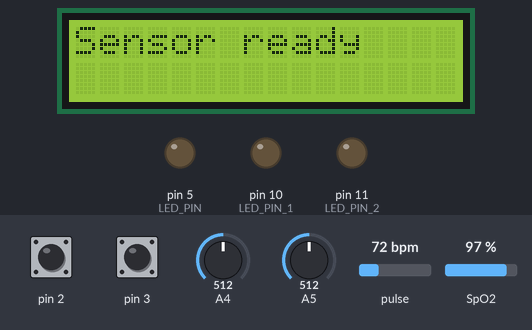
Simulated run of this sketch. Board: Arduino Uno, built with avr-gcc and run on an emulated ATmega328P. Shown: 16×2 character LCD, output pins drawn as LEDs (lit = HIGH). The test bench sets the inputs (shaded band); at power-on: pin 2 HIGH, pulse 72 bpm, pin 3 HIGH, A4 = 512, A5 = 512, SpO2 97 %. What the sketch prints to the serial monitor is not drawn.

Above: at 1.2 s.
1.3 s: pin 2 pulled LOW for 0.15 s
At 2.6 s:
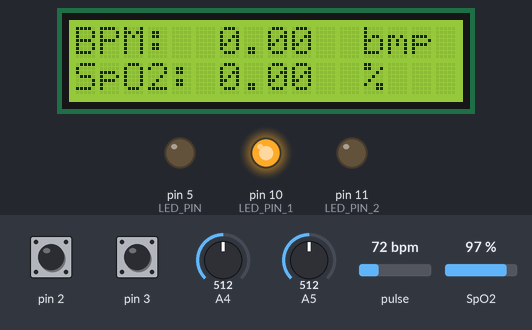
4.4 s: pulse set to 42 bpm
At 5.7 s:
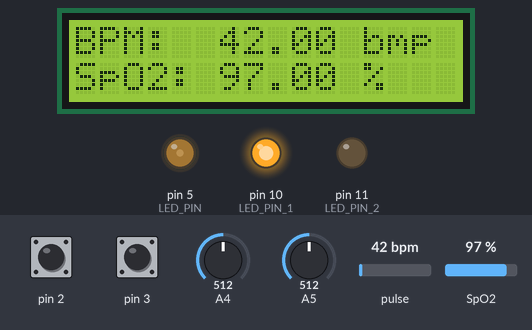
6.0 s: pin 3 pulled LOW for 0.15 s
At 7.2 s:
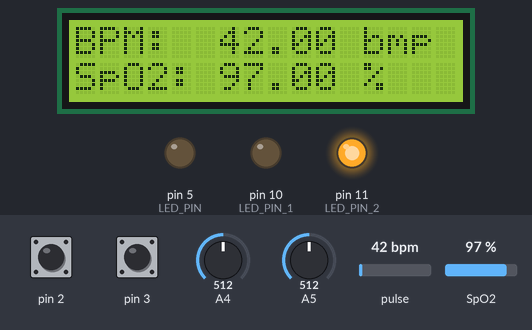
7.6 s: pin 2 pulled LOW for 1 s
At 8.7 s:
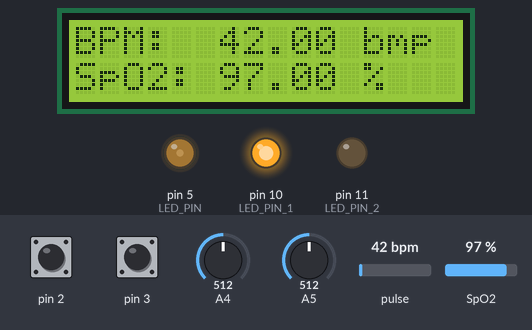
10.1 s: pulse set to 100 bpm
At 12.0 s:
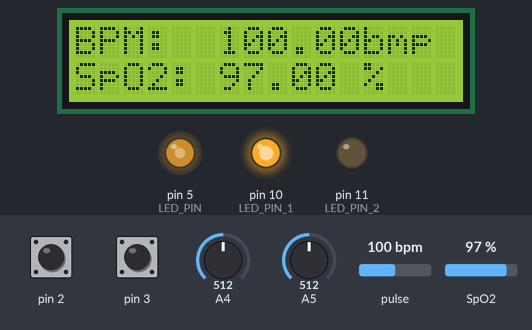
12.3 s: pulse set to 158 bpm
At 13.7 s:
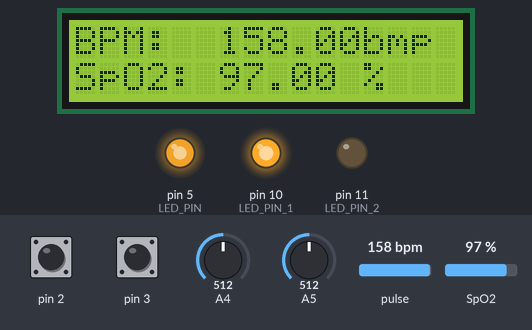
Timing chart, 0 to 15.3 s (numbered marks = the images above; inputs shaded):
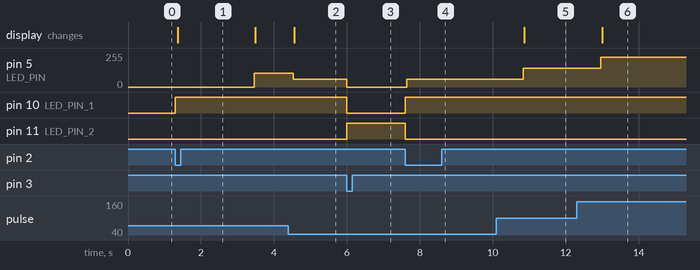

The sketch:

sketch_mar7a.ino
```cpp
#include "Wire.h"
#include "MAX30100_PulseOximeter.h"
#include "LiquidCrystal_I2C.h"

#define REPORTING_PERIOD_MS 1000

PulseOximeter pox;
uint32_t tsLastReport = 0;
float heartRate = 0.0;
float spo2 = 0.0;

#define LCD_ADDRESS 0x27
#define LCD_COLUMNS 16
#define LCD_ROWS 2

#define LED_PIN_1 10  // Chân digital để kích hoạt đèn 1
#define LED_PIN_2 11  // Chân digital để kích hoạt đèn 2
#define LED_PIN 5
#define THRESHOLD_MIN 0 // Ngưỡng nhịp tim
#define THRESHOLD_MAX 180

LiquidCrystal_I2C lcd(LCD_ADDRESS, LCD_COLUMNS, LCD_ROWS);
#define BUTTON_PIN_START 2  // Chân của nút nhấn bắt đầu đo nhịp tim
#define BUTTON_PIN_STOP 3   // Chân của nút nhấn dừng đo nhịp tim

bool isMeasuring = false;  // Biến cờ để xác định liệu đang đo nhịp tim hay không


void onBeatDetected() {
  Serial.println("Beat detected!");
}

void setup() {

  Serial.begin(9600);
  lcd.init();
  lcd.backlight();

  // Khởi tạo đèn LED
  pinMode(LED_PIN, OUTPUT);
  pinMode(LED_PIN_1, OUTPUT);
  pinMode(LED_PIN_2, OUTPUT);

  // Khởi tạo pulse sensor
  if (!pox.begin()) {
    Serial.println("FAILED");
    lcd.print("Sensor failed");
    for (;;)
      ;
  } else {
    Serial.println("SUCCESS");
    lcd.print("Sensor ready");
  }

  pox.setIRLedCurrent(MAX30100_LED_CURR_7_6MA);  // Thiết lập dòng điện cho đèn LED hồng ngoại

  //pox.setOnBeatDetectedCallback(onBeatDetected);  // Standard beat detection callback
  pinMode(2, INPUT_PULLUP);  // Chân input với điện trở pull-up cho nút bắt đầu đo nhịp tim
  pinMode(3, INPUT_PULLUP);  // Chân input với điện trở pull-up cho nút dừng đo nhịp tim

  attachInterrupt(digitalPinToInterrupt(2), startMeasurement, FALLING);
  attachInterrupt(digitalPinToInterrupt(3), stopMeasurement, FALLING);
}

void loop() {
  pox.update();
  heartRate = pox.getHeartRate();
  spo2 = pox.getSpO2();

  if (isMeasuring) {
    if (millis() - tsLastReport > REPORTING_PERIOD_MS) {
      int analogValueA4 = analogRead(A4);  // Đọc giá trị điện áp từ chân A4
      int analogValueA5 = analogRead(A5);  // Đọc giá trị điện áp từ chân A5

      Serial.print("Analog value from A4: ");
      Serial.println(analogValueA4 * 5.0 / 1023.0);

      Serial.print("Analog value from A5: ");
      Serial.println(analogValueA5 * 5.0 / 1023.0);

      Serial.print("Heart rate: ");
      Serial.print(heartRate);

      Serial.print(" bpm / SpO2: ");
      Serial.print(spo2);
      Serial.println(" %");

      int brightness = map(heartRate, THRESHOLD_MIN, THRESHOLD_MAX, 0, 255);
      analogWrite(LED_PIN, brightness);

      lcd.clear();
      lcd.setCursor(0, 0);
      lcd.print("BPM: ");
      lcd.setCursor(6, 0);
      lcd.print(heartRate);
      lcd.setCursor(12, 0);
      lcd.print("bmp");

      lcd.setCursor(0, 1);
      lcd.print("SpO2: ");
      lcd.setCursor(6, 1);
      lcd.print(spo2);
      lcd.setCursor(12, 1);
      lcd.print("%");

      tsLastReport = millis();
    }
  }
}

void startMeasurement() {
  digitalWrite(LED_PIN_1, HIGH);  // Bật đèn 1
  digitalWrite(LED_PIN_2, LOW);   // Tắt đèn 2
  isMeasuring = true;
  Serial.println("Start: ");
}

void stopMeasurement() {
  digitalWrite(LED_PIN_1, LOW);
  digitalWrite(LED_PIN_2, HIGH);
  isMeasuring = false;
  Serial.println("Stop: ");
  if (digitalRead(LED_PIN) == HIGH) {
    analogWrite(LED_PIN, 0);
  }
}
```

MAX30100_BeatDetector.cpp
```cpp
// (licence header left out)
#include <Arduino.h>

#include "MAX30100_BeatDetector.h"

#ifndef min
#define min(a, b) \
    ({ __typeof__ (a) _a = (a); \
       __typeof__ (b) _b = (b); \
     _a < _b ? _a : _b; })
#endif

BeatDetector::BeatDetector() : state(BEATDETECTOR_STATE_INIT),
                               threshold(BEATDETECTOR_MIN_THRESHOLD),
                               beatPeriod(0),
                               lastMaxValue(0),
                               tsLastBeat(0)
{
}

bool BeatDetector::addSample(float sample)
{
    return checkForBeat(sample);
}

float BeatDetector::getRate()
{
    if (beatPeriod != 0)
    {
        // return 1 / beatPeriod * 1000;
        return 1000 / beatPeriod * 60;
    }
    else
    {
        return 0;
    }
}

float BeatDetector::getCurrentThreshold()
{
    return threshold;
}

bool BeatDetector::checkForBeat(float sample)
{
    bool beatDetected = false;

    switch (state)
    {
    case BEATDETECTOR_STATE_INIT:
        if (millis() > BEATDETECTOR_INIT_HOLDOFF)
        {
            state = BEATDETECTOR_STATE_WAITING;
        }
        break;

    case BEATDETECTOR_STATE_WAITING:
        if (sample > threshold)
        {
            threshold = min(sample, BEATDETECTOR_MAX_THRESHOLD);
            state = BEATDETECTOR_STATE_FOLLOWING_SLOPE;
        }

        // Tracking lost, resetting
        if (millis() - tsLastBeat > BEATDETECTOR_INVALID_READOUT_DELAY)
        {
            beatPeriod = 0;
            lastMaxValue = 0;
        }

        decreaseThreshold();
        break;

    case BEATDETECTOR_STATE_FOLLOWING_SLOPE:
        if (sample < threshold)
        {
            state = BEATDETECTOR_STATE_MAYBE_DETECTED;
        }
        else
        {
            threshold = min(sample, BEATDETECTOR_MAX_THRESHOLD);
        }
        break;

    case BEATDETECTOR_STATE_MAYBE_DETECTED:
        if (sample + BEATDETECTOR_STEP_RESILIENCY < threshold)
        {
            // Found a beat
            beatDetected = true;
            lastMaxValue = sample;
            state = BEATDETECTOR_STATE_MASKING;
            float delta = millis() - tsLastBeat;
            if (delta)
            {
                beatPeriod = BEATDETECTOR_BPFILTER_ALPHA * delta +
                             (1 - BEATDETECTOR_BPFILTER_ALPHA) * beatPeriod;
            }

            tsLastBeat = millis();
        }
        else
        {
            state = BEATDETECTOR_STATE_FOLLOWING_SLOPE;
        }
        break;

    case BEATDETECTOR_STATE_MASKING:
        if (millis() - tsLastBeat > BEATDETECTOR_MASKING_HOLDOFF)
        {
            state = BEATDETECTOR_STATE_WAITING;
        }
        decreaseThreshold();
        break;
    }

    return beatDetected;
}

void BeatDetector::decreaseThreshold()
{
    // When a valid beat rate readout is present, target the
    if (lastMaxValue > 0 && beatPeriod > 0)
    {
        threshold -= lastMaxValue * (1 - BEATDETECTOR_THRESHOLD_FALLOFF_TARGET) /
                     (beatPeriod / BEATDETECTOR_SAMPLES_PERIOD);
    }
    else
    {
        // Asymptotic decay
        threshold *= BEATDETECTOR_THRESHOLD_DECAY_FACTOR;
    }

    if (threshold < BEATDETECTOR_MIN_THRESHOLD)
    {
        threshold = BEATDETECTOR_MIN_THRESHOLD;
    }
}
```

MAX30100_BeatDetector.h
```cpp
// (licence header left out)
#ifndef MAX30100_BEATDETECTOR_H
#define MAX30100_BEATDETECTOR_H

#include <stdint.h>

#define BEATDETECTOR_INIT_HOLDOFF                2000    // in ms, how long to wait before counting
#define BEATDETECTOR_MASKING_HOLDOFF             200     // in ms, non-retriggerable window after beat detection
#define BEATDETECTOR_BPFILTER_ALPHA              0.6     // EMA factor for the beat period value
#define BEATDETECTOR_MIN_THRESHOLD               20      // minimum threshold (filtered) value
#define BEATDETECTOR_MAX_THRESHOLD               800     // maximum threshold (filtered) value
#define BEATDETECTOR_STEP_RESILIENCY             30      // maximum negative jump that triggers the beat edge
#define BEATDETECTOR_THRESHOLD_FALLOFF_TARGET    0.3     // thr chasing factor of the max value when beat
#define BEATDETECTOR_THRESHOLD_DECAY_FACTOR      0.99    // thr chasing factor when no beat
#define BEATDETECTOR_INVALID_READOUT_DELAY       2000    // in ms, no-beat time to cause a reset
#define BEATDETECTOR_SAMPLES_PERIOD              10      // in ms, 1/Fs


typedef enum BeatDetectorState {
    BEATDETECTOR_STATE_INIT,
    BEATDETECTOR_STATE_WAITING,
    BEATDETECTOR_STATE_FOLLOWING_SLOPE,
    BEATDETECTOR_STATE_MAYBE_DETECTED,
    BEATDETECTOR_STATE_MASKING
} BeatDetectorState;


class BeatDetector
{
public:
    BeatDetector();
    bool addSample(float sample);
    float getRate();
    float getCurrentThreshold();

private:
    bool checkForBeat(float value);
    void decreaseThreshold();

    BeatDetectorState state;
    float threshold;
    float beatPeriod;
    float lastMaxValue;
    uint32_t tsLastBeat;
};

#endif
```

MAX30100_SpO2Calculator.cpp
```cpp
// (licence header left out)
#include <math.h>

#include "MAX30100_SpO2Calculator.h"

// SaO2 Look-up Table
// http://www.ti.com/lit/an/slaa274b/slaa274b.pdf
const uint8_t SpO2Calculator::spO2LUT[43] = {100,100,100,100,99,99,99,99,99,99,98,98,98,98,
                                             98,97,97,97,97,97,97,96,96,96,96,96,96,95,95,
                                             95,95,95,95,94,94,94,94,94,93,93,93,93,93};

SpO2Calculator::SpO2Calculator() :
    irACValueSqSum(0),
    redACValueSqSum(0),
    beatsDetectedNum(0),
    samplesRecorded(0),
    spO2(0)
{
}

void SpO2Calculator::update(float irACValue, float redACValue, bool beatDetected)
{
    irACValueSqSum += irACValue * irACValue;
    redACValueSqSum += redACValue * redACValue;
    ++samplesRecorded;

    if (beatDetected) {
        ++beatsDetectedNum;
        if (beatsDetectedNum == CALCULATE_EVERY_N_BEATS) {
            float acSqRatio = 100.0 * log(redACValueSqSum/samplesRecorded) / log(irACValueSqSum/samplesRecorded);
            uint8_t index = 0;

            if (acSqRatio > 66) {
                index = (uint8_t)acSqRatio - 66;
            } else if (acSqRatio > 50) {
                index = (uint8_t)acSqRatio - 50;
            }
            reset();

            spO2 = spO2LUT[index];
        }
    }
}

void SpO2Calculator::reset()
{
    samplesRecorded = 0;
    redACValueSqSum = 0;
    irACValueSqSum = 0;
    beatsDetectedNum = 0;
    spO2 = 0;
}

uint8_t SpO2Calculator::getSpO2()
{
    return spO2;
}
```

MAX30100_SpO2Calculator.h
```cpp
// (licence header left out)
#ifndef MAX30100_SPO2CALCULATOR_H
#define MAX30100_SPO2CALCULATOR_H

#include <stdint.h>

#define CALCULATE_EVERY_N_BEATS         3

class SpO2Calculator {
public:
    SpO2Calculator();

    void update(float irACValue, float redACValue, bool beatDetected);
    void reset();
    uint8_t getSpO2();

private:
    static const uint8_t spO2LUT[43];

    float irACValueSqSum;
    float redACValueSqSum;
    uint8_t beatsDetectedNum;
    uint32_t samplesRecorded;
    uint8_t spO2;
};

#endif
```

sketch_mar7c.ino
```cpp
// #include "Wire.h"
// #include "MAX30100_PulseOximeter.h"
// #include "LiquidCrystal_I2C.h"

// #define REPORTING_PERIOD_MS 1000

// PulseOximeter pox;
// uint32_t tsLastReport = 0;
// uint32_t count = 0;

// #define LCD_ADDRESS 0x27
// #define LCD_COLUMNS 16
// #define LCD_ROWS 2

// #define LED_PIN_1 10  // Chân digital để kích hoạt đèn 1
// #define LED_PIN_2 11  // Chân digital để kích hoạt đèn 2
// #define LED_PIN 5
// #define THRESHOLD 100  // Ngưỡng nhịp tim

// LiquidCrystal_I2C lcd(LCD_ADDRESS, LCD_COLUMNS, LCD_ROWS);

// void onBeatDetected() {
//   Serial.println("Beat detected!");
// }

// void setup() {

//   Serial.begin(9600);
//   //lcd.begin(LCD_COLUMNS, LCD_ROWS);
//   lcd.init();
//   lcd.backlight();

//   // Khởi tạo đèn LED
//   pinMode(LED_PIN, OUTPUT);
//   pinMode(LED_PIN_1, OUTPUT);
//   pinMode(LED_PIN_2, OUTPUT);

//   // Initialize PulseOximeter
//   if (!pox.begin()) {
//     Serial.println("FAILED");
//     lcd.print("Sensor failed");
//     for (;;)
//       ;
//   } else {
//     Serial.println("SUCCESS");
//     lcd.print("Sensor ready");
//   }

//   pox.setIRLedCurrent(MAX30100_LED_CURR_7_6MA);  // Thiết lập dòng điện cho đèn LED hồng ngoại

// pox.setOnBeatDetectedCallback(onBeatDetected); // Standard beat detection callback
// }
// //
// void loop() {
//   pox.update();
//   float heartRate = pox.getHeartRate();
//   float spo2 = pox.getSpO2();

//   if (millis() - tsLastReport > REPORTING_PERIOD_MS) {
//     int analogValueA4 = analogRead(A4);  // Đọc giá trị điện áp từ chân A4
//     int analogValueA5 = analogRead(A5);  // Đọc giá trị điện áp từ chân A5

//     Serial.print("Analog value from A4: ");
//     Serial.println(analogValueA4 * 5.0 / 1023.0);

//     Serial.print("Analog value from A5: ");
//     Serial.println(analogValueA5 * 5.0 / 1023.0);
//     Serial.println(count);
//     int brightness = map(heartRate, THRESHOLD, 200, 0, 255);
//     Serial.print("Bright ness: ");
//     Serial.println(brightness);
//     // Điều khiển độ sáng đèn LED
//     analogWrite(LED_PIN, brightness);
//     if (heartRate > THRESHOLD) {
//       digitalWrite(LED_PIN_1, HIGH);  // Bật đèn 1
//       digitalWrite(LED_PIN_2, LOW);   // Tắt đèn 2
//     } else {
//       digitalWrite(LED_PIN_1, LOW);   // Tắt đèn 1
//       digitalWrite(LED_PIN_2, HIGH);  // Bật đèn 2
//     }

//     Serial.print("Heart rate: ");
//     Serial.print(heartRate);
//     Serial.print(" bpm / SpO2: ");
//     Serial.print(spo2);
//     Serial.println(" %");

//     lcd.clear();
//     lcd.setCursor(0, 0);
//     lcd.print("BPM: ");
//     lcd.setCursor(6, 0);
//     lcd.print(heartRate);
//     lcd.setCursor(12, 0);
//     lcd.print("bmp");
//     lcd.setCursor(0, 1);
//     lcd.print("SpO2: ");
//     lcd.setCursor(6, 1);
//     lcd.print(spo2);
//     lcd.setCursor(12, 1);
//     lcd.print("%");

//     tsLastReport = millis();
//   }
// }
```

Measured:
- after the input at 1.3 s, pin 5 (LED_PIN): 0/255 → 102/255 after 2.2 s; pin 10 (LED_PIN_1): LOW → HIGH at once; the display: changes after 0.07 s (image 1)
- after the input at 4.4 s, pin 5 (LED_PIN): 102/255 → 59/255 after 0.13 s; the display: changes after 0.16 s (image 2)
- after the input at 6.0 s, pin 5 (LED_PIN): 59/255 → 0/255 at once; pin 10 (LED_PIN_1): HIGH → LOW at once; pin 11 (LED_PIN_2): LOW → HIGH at once
- after the input at 7.6 s, pin 5 (LED_PIN): 0/255 → 59/255 at once; pin 10 (LED_PIN_1): LOW → HIGH at once; pin 11 (LED_PIN_2): HIGH → LOW at once
- after the input at 10.1 s, pin 5 (LED_PIN): 59/255 → 141/255 after 0.73 s; the display: changes after 0.77 s (image 5)
- after the input at 12.3 s, pin 5 (LED_PIN): 141/255 → 223/255 after 0.67 s; the display: changes after 0.70 s (image 6)
